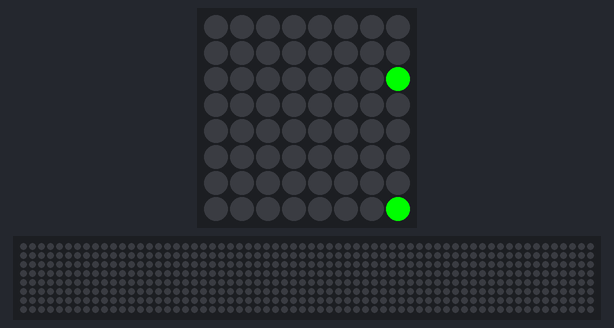
Recording of a program running on a simulated Raspberry Pi (BCM pin numbers) with a Sense HAT. On the bench: the Sense HAT's 8×8 RGB LED matrix, a strip that is not on the board, showing the scrolling text unrolled. The clock reads 2024-03-15 10:24:30 at power-on unless the program sets it; the 64×8 strip is a reading aid, not a part: it shows the text the matrix is scrolling, unrolled, one strip-width of it at a time.

Above: at 0.11 s.
At 4.39 s:
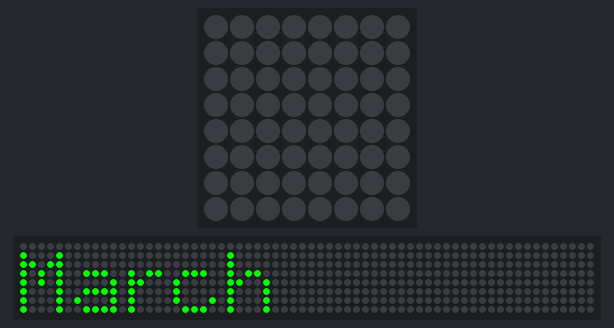
At 10.04 s:
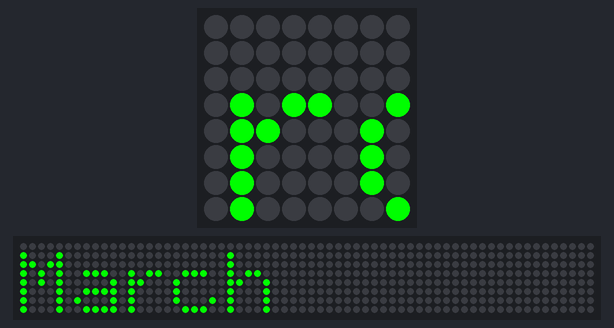
At 20.05 s:
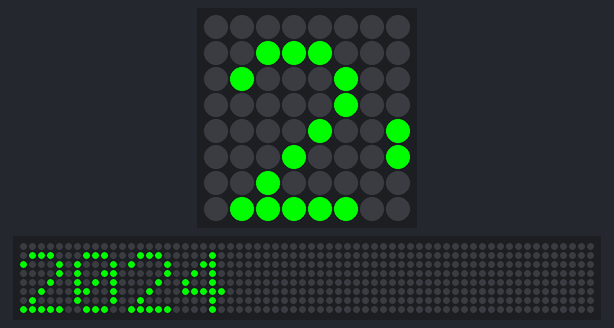
At 29.98 s:
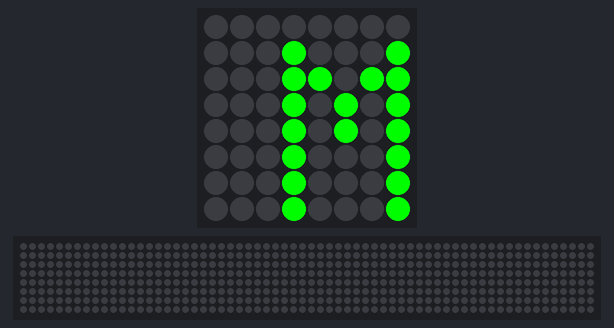
At 39.94 s:
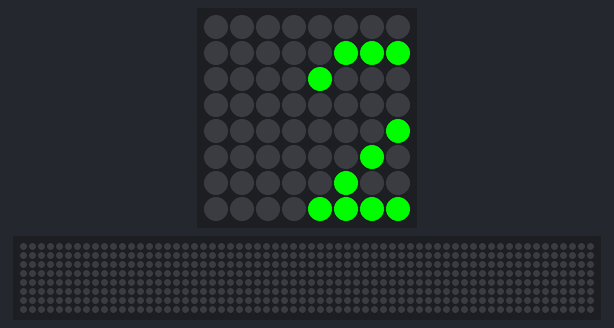

The program:

clock.py
```python
#!/usr/bin/env python

from sense_hat import SenseHat
from time import sleep, strftime
from random import randint
import threading

sense = SenseHat()
today = strftime("%d")
month = strftime("%B")
year = strftime("%Y")
Green = (0, 255, 0)

sense.set_rotation(0)

try:
    while True:
        sense.show_message(
        today,
        text_colour=Green,
        scroll_speed=0.08,
        )
        sense.clear()
        sense.show_message(
        month,
        text_colour=Green,
        scroll_speed=0.08,
        )
        sense.clear()
        sense.show_message(
        year,
        text_colour=Green,
        scroll_speed=0.08,
        )
        sense.clear()
except KeyboardInterrupt:
	# Clear the sense hat when the display is over.
	sense.clear()
```
